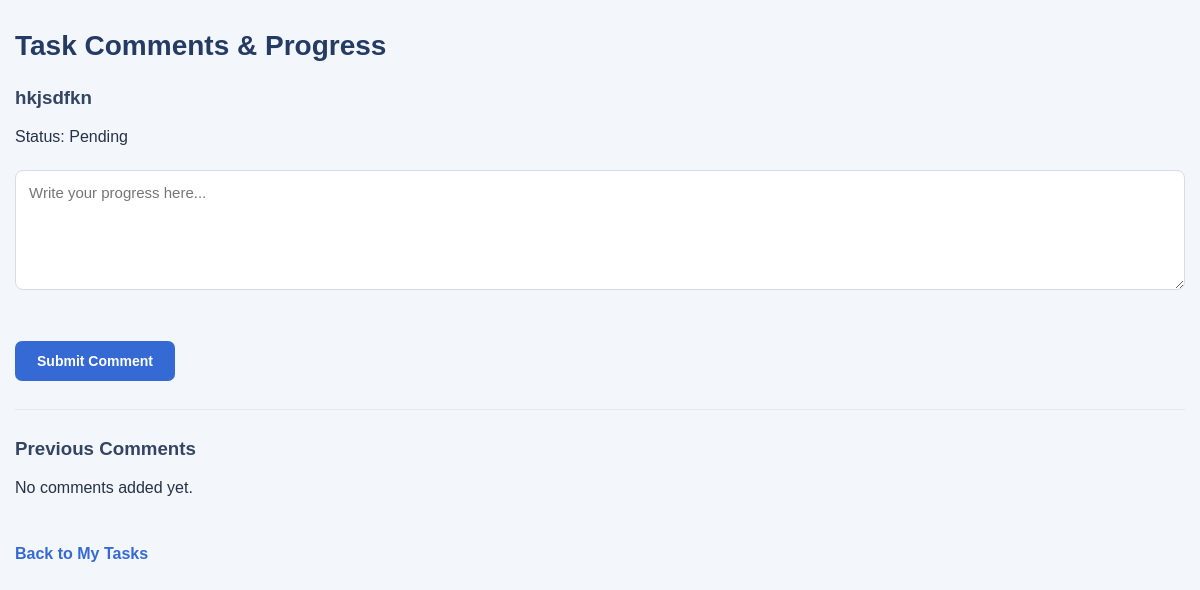
/task-comments?task_id=2&user_id=1, run on an earlier commit of the app's database.
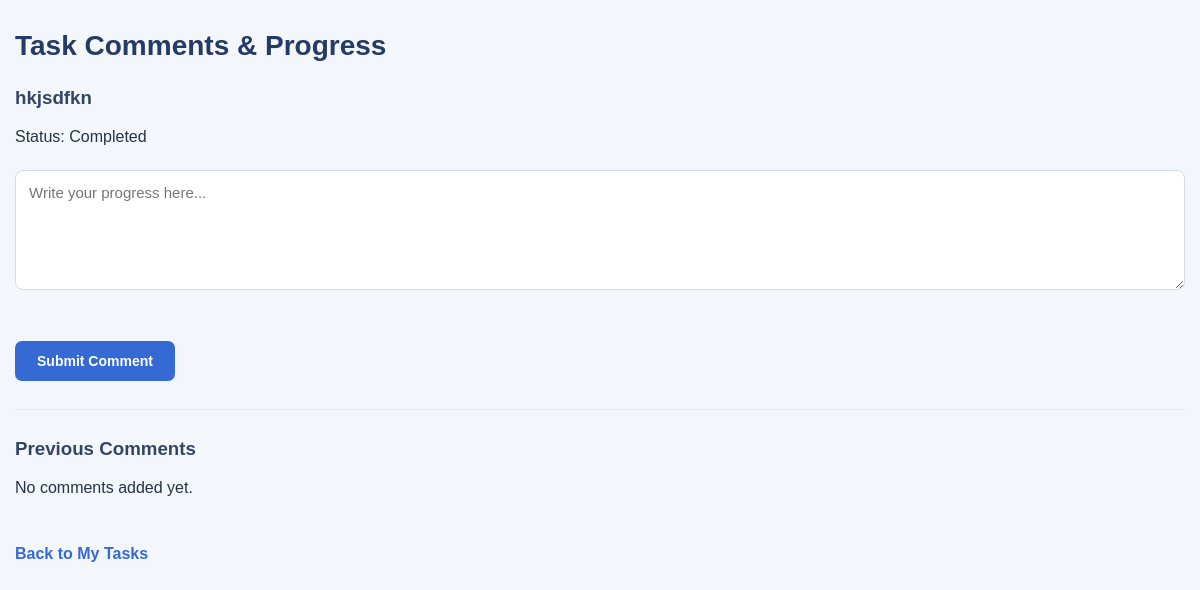
And on a later commit of the database.
### tables this page shows
CREATE TABLE tasks (
            id INTEGER PRIMARY KEY AUTOINCREMENT,
            title TEXT NOT NULL,
            description TEXT,
            assigned_to INTEGER,
            priority TEXT NOT NULL DEFAULT 'Medium',
            deadline DATE,
            status TEXT NOT NULL DEFAULT 'Pending',
            created_at TIMESTAMP DEFAULT CURRENT_TIMESTAMP,
            FOREIGN KEY (assigned_to) REFERENCES users(id)
        );

### app.py (the view)
@app.route("/task-comments")
def task_comments():
    task_id = request.args.get("task_id")
    user_id = request.args.get("user_id")
    connection = get_db_connection()
    task = connection.execute(
        "SELECT * FROM tasks WHERE id = ? AND assigned_to = ?",
        (task_id, user_id)
    ).fetchone()
    if not task:
        connection.close()
        return "Task not found!", 404
    comments = connection.execute(
        """
        SELECT task_comments.*, users.name AS user_name
        FROM task_comments
        JOIN users ON task_comments.user_id = users.id
        WHERE task_comments.task_id = ?
        ORDER BY task_comments.id DESC
        """,
        (task_id,)
    ).fetchall()
    connection.close()
    return render_template(
        "task_comments.html",
        task=task,
        comments=comments,
        user_id=user_id
    )

### database.py (called while the page is built)
def get_db_connection():
    connection = sqlite3.connect(DATABASE)
    connection.row_factory = sqlite3.Row
    return connection

### templates/task_comments.html (shortened to what this page needs)
<!DOCTYPE html>
<html lang="en">
<head>
     <link rel="stylesheet"
          href="{{ url_for('static', filename='task_comments.css') }}">
</head>
<body>
    <h1>Task Comments & Progress</h1>
    <h3>{{ task.title }}</h3>
    <p>Status: {{ task.status }}</p>
    <form action="{{ url_for('add_comment') }}" method="POST">
        <textarea name="comment" rows="4"
                  placeholder="Write your progress here..."
                  required></textarea>
        <br><br>
        <button type="submit">Submit Comment</button>
    </form>
    <hr>
    <h3>Previous Comments</h3>
    {% for item in comments %}
        <div>
            <strong>{{ item.user_name }}</strong>
            <p>{{ item.comment }}</p>
            <small>{{ item.created_at }}</small>
        </div>
    {% else %}
        <p>No comments added yet.</p>
    {% endfor %}
    <br>
    <a href="{{ url_for('my_tasks', user_id=user_id) }}">
        Back to My Tasks
    </a>
</body>
</html>

What changed in the data, as far as the page shows it:
changed tasks "hkjsdfkn": status "Pending" → "Completed"
